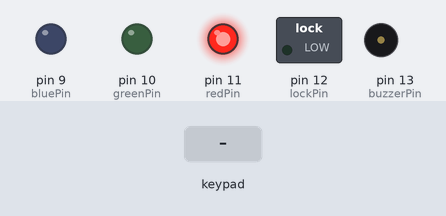
The sketch below on a simulated Arduino Uno, built with avr-gcc and run on an emulated ATmega328P. Parts: switched loads named in the sketch (green lamp = pin HIGH), output pins drawn as LEDs (lit = HIGH), buzzer (waves = sounding). Inputs (shaded band) come from the test bench.

Above: at 6.2 s.
6.3 s: key '*' pressed
At 6.6 s:
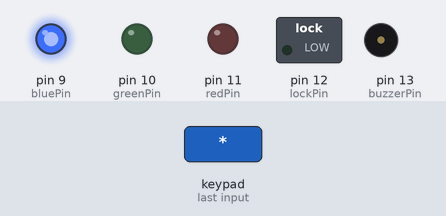
7.8 s: keypad keys 1 2 3 4 pressed 0.4 s apart
At 9.9 s:
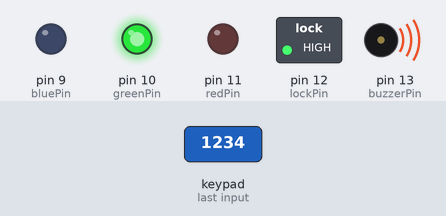
At 14.4 s:
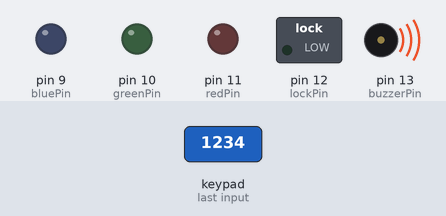
Timing chart, 0 to 16.9 s (numbered marks = the images above; inputs shaded):
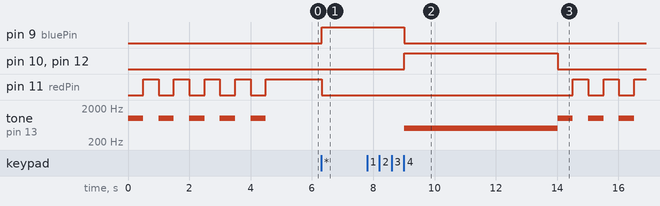

Measured:
- after the input at 6.3 s, pin 9 (bluePin): LOW → HIGH at once; pin 11 (redPin): HIGH → LOW at once
- after the input at 7.8 s, pin 9 (bluePin): HIGH → LOW after 1.2 s; pin 10 (greenPin), pin 12 (lockPin): LOW → HIGH after 1.2 s, → LOW 5.0 s later; pin 11 (redPin): alternates HIGH for 0.50 s and LOW for 0.50 s, starting after 6.7 s; tone on pin 13 (buzzerPin): silent → 500 Hz after 1.2 s, then repeats every 1.0 s: 1000 Hz 0.50 s, silent 0.50 s

The sketch:

ch_06_keypad_lock.ino
```cpp
#include <Keypad.h>

char* secretCode = "1234";

const byte rows = 4;
const byte cols = 3;
char keys[rows][cols] = {
  {'1','2','3'},
  {'4','5','6'},
  {'7','8','9'},
  {'*','0','#'}
};
byte rowPins[rows] = {6, 1, 2, 4};
byte colPins[cols] = {5, 7, 3};
Keypad keypad = Keypad(makeKeymap(keys), rowPins, colPins, rows, cols);

const int redPin = 11;
const int greenPin = 10;
const int bluePin = 9;
const int lockPin = 12;
const int buzzerPin = 13;

const int red = 0b001;
const int green = 0b010;
const int blue = 0b100;

void setup()
{
  pinMode(redPin, OUTPUT);
  pinMode(greenPin, OUTPUT);
  pinMode(bluePin, OUTPUT);
  pinMode(lockPin, OUTPUT);
  lockDoor();
//  Serial.begin(9600);
//  while(!Serial);
}

void loop()
{
  boolean wrong = false;
  while (waitForKey() != '*') {};
  for (int i = 0; i < 4; i++)
  {
    setColor(blue);
    char key = waitForKey();
    if (key == '*')
    {
      setColor(red);
      break;
    }
    if (key != secretCode[i]) wrong = true;
  }
  if (!wrong)
  {
    unlockDoor();
  }
  else
  {
    lockDoor();
  }
}

void unlockDoor()
{
  setColor(green);
  tone(buzzerPin, 500);
  digitalWrite(lockPin, HIGH);
  delay(5000); // 5 seconds to get in
  digitalWrite(lockPin, LOW);
  noTone(buzzerPin);
  lockDoor();
}

void lockDoor()
{
  setColor(red);
  digitalWrite(lockPin, LOW);
  for (int i = 0; i < 5; i++)
  {
    setColor(0);
    tone(buzzerPin, 1000);
    delay(500);
    setColor(red);
    noTone(buzzerPin);
    delay(500);
  }
}

char waitForKey()
{
  char key;
  while ((key = keypad.getKey()) == 0) {}; // wait for key down
  while (! keypad.getKey() == 0) {}; // wait for key up
//  Serial.println(key);
  delay(10);
  return key;
}

void setColor(int color)
{
  digitalWrite(redPin, bitRead(color, 0));
  digitalWrite(greenPin,  bitRead(color, 1));
  digitalWrite(bluePin,  bitRead(color, 2));
}
```
